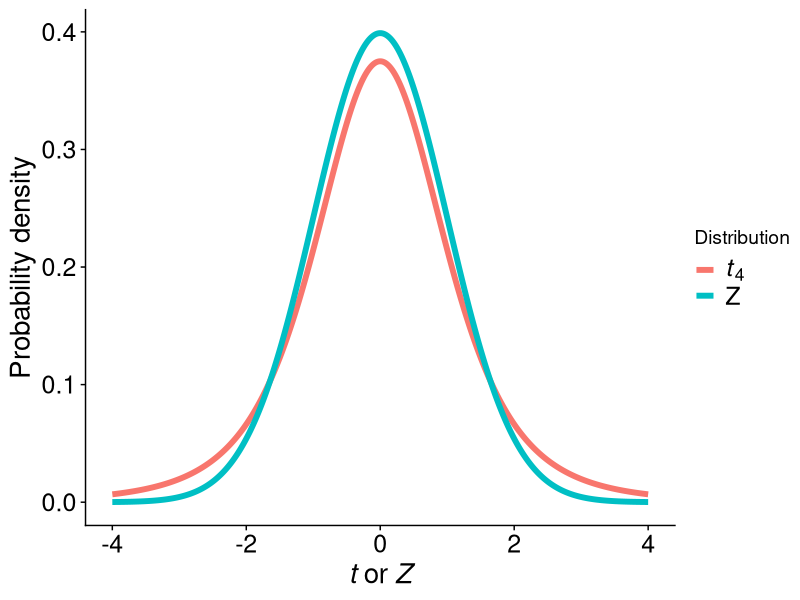
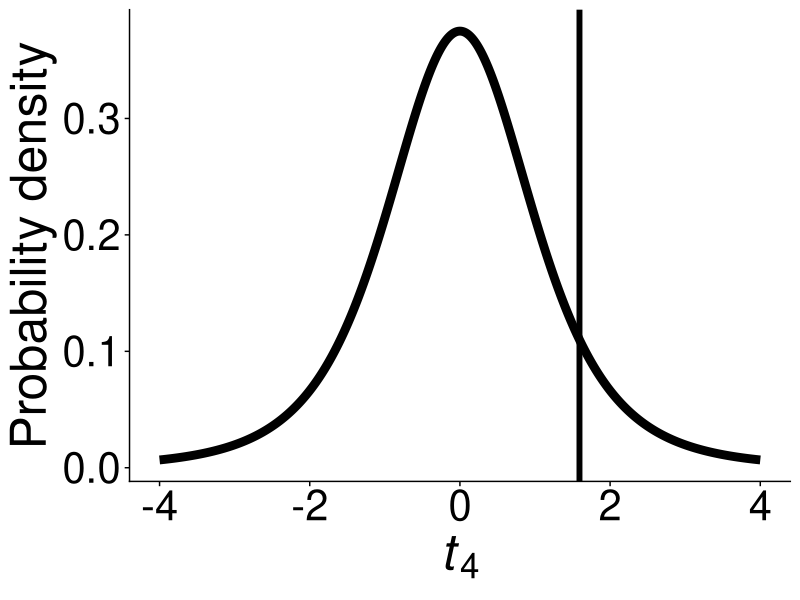
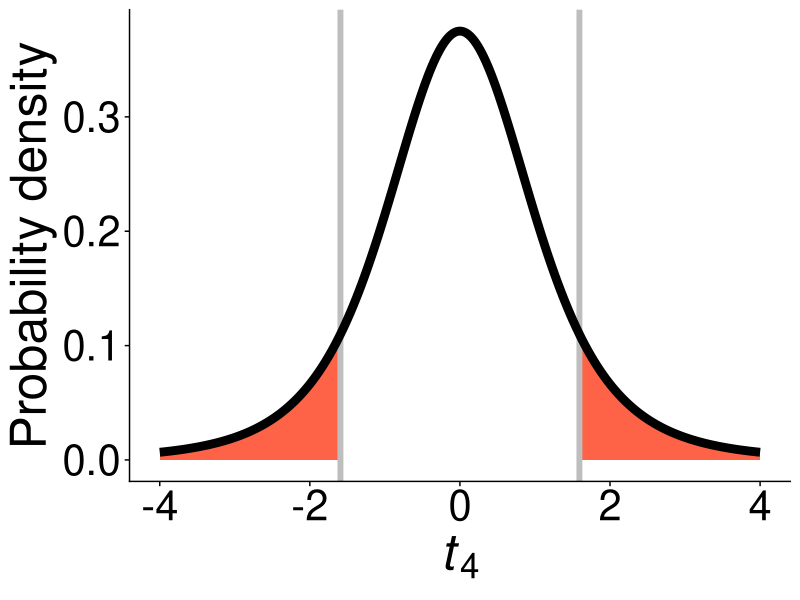
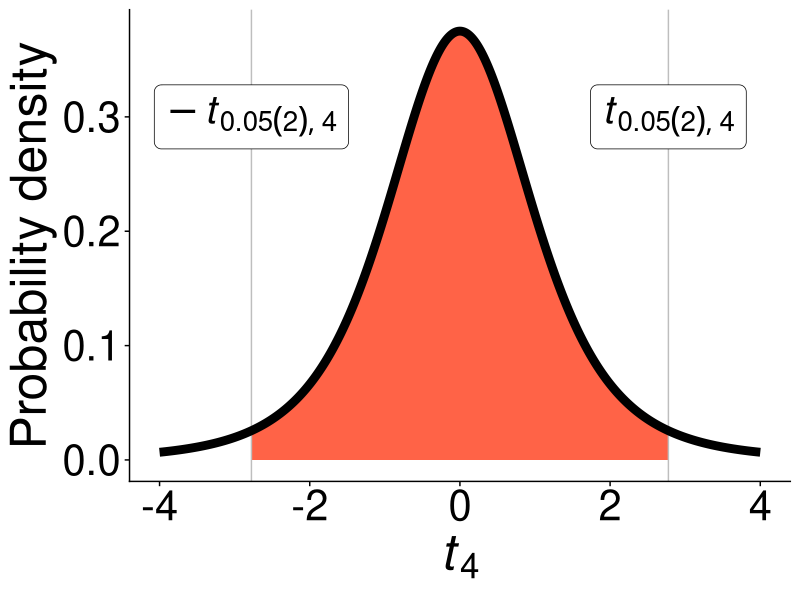
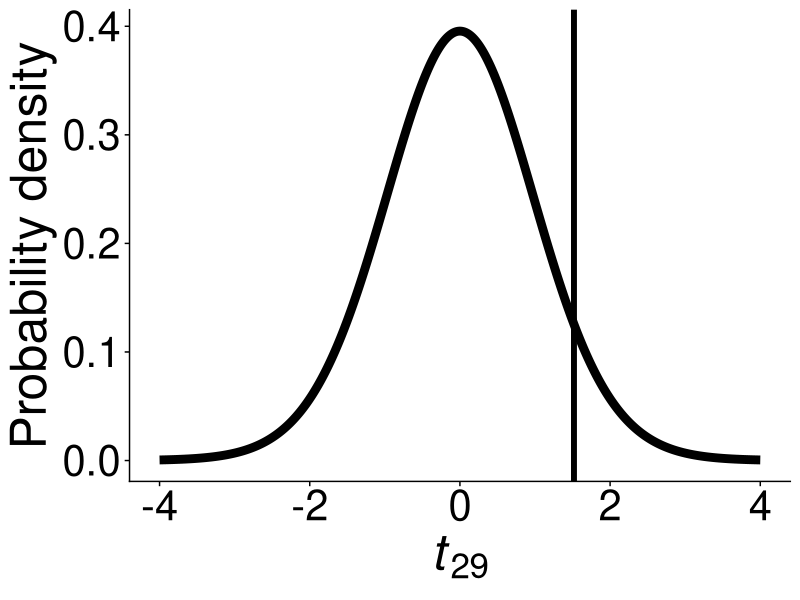
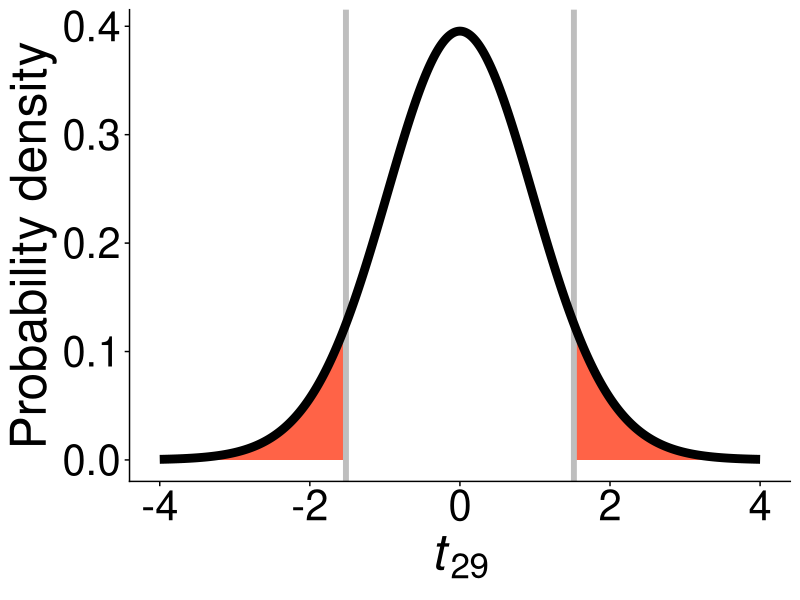

Write the R code that produced these figures, in order.
## ---- chunk 1
knitr::opts_chunk$set(echo = FALSE, warning = FALSE,
                      message = FALSE, eval = TRUE)

library(cowplot)
library(ggplot2)
library(dplyr)
library(viridis)
library(glue)
library(stringr)
library(tidyr)
## ---- chunk 2
df <- data.frame(y = c(-0.04, 0.00, 0.06, 0.12, 0.20))

ybar <- mean(df$y)
s <- sd(df$y)
s2 <- var(df$y)
## ---- chunk 3
#| fig-align: center
#| fig-width: 7
#| fig-height: 5
#| out-width: "7.5in"

df1 <- crossing(x = seq(-4, 4, 0.01), nesting(
  Distribution = c("t", "Z"),
  df = c(4, Inf))) %>%
  mutate(y = dt(x, df))

ggplot(df1, aes(x, y, color = Distribution)) +
  geom_line(size = 2) +
  scale_color_discrete(labels = c(parse(text = c("italic(t)[4]")), parse(text = c("Z")))) +
  xlab(expression(italic(t)~or~italic(Z))) +
  ylab("Probability density") +
  theme_cowplot() +
  theme(
    axis.text = element_text(size = 18),
    axis.title = element_text(size = 20),
    legend.text = element_text(size = 18)
  )
## ---- chunk 4
#| fig-align: center
#| out-width: "5in"

test_stat <- ybar / (s / sqrt(5))

df <- tibble(t = seq(-4, 4, 0.01), y = dt(t, 4))

alpha <- 0.05
critical_value <- qt(
  p = alpha / 2,
  df = 4, # n = 5, df = n - 1
  lower.tail = FALSE
)

ggplot(df, aes(t, y)) +
  geom_line(size = 3) +
  geom_vline(xintercept = test_stat, size = 2) +
  xlab(expression(italic(t)[4])) +
  ylab("Probability density") +
  theme_cowplot() +
  theme(
    axis.text = element_text(size = 30),
    axis.title = element_text(size = 36)
  )
## ---- chunk 5
#| fig-align: center
#| out-width: "5in"

ggplot(df, aes(t, y)) +
  geom_area(data = filter(df, t > test_stat), fill = "tomato") +
  geom_area(data = filter(df, t < -test_stat), fill = "tomato") +
  geom_vline(xintercept = c(test_stat, -test_stat), color = "grey", size = 2) +
  geom_line(size = 3) +
  xlab(expression(italic(t)[4])) +
  ylab("Probability density") +
  theme_cowplot() +
  theme(
    axis.text = element_text(size = 30),
    axis.title = element_text(size = 36)
  )
## ---- chunk 6
#| echo: true
#| eval: true

P_value <- 2 * pt(
  q = 1.592,
  df = 4,
  lower.tail = FALSE
)

P_value
## ---- chunk 7
#| echo: true

y <- c(-0.04, 0.00, 0.06, 0.12, 0.20)
t.test(y)
## ---- chunk 8
#| fig-align: center
#| out-width: "7.5in"

ggplot(df, aes(t, y)) +
  geom_area(data = filter(df, t < critical_value, t > -critical_value), fill = "tomato") +
  geom_vline(xintercept = c(critical_value, -critical_value), color = "grey") +
  geom_line(size = 3) +
  geom_label(
    data = tibble(t = c(-critical_value, critical_value), y = rep(0.3, 2),
                  label = c("-italic(t)[list(0.05(2),4)]", "italic(t)[list(0.05(2),4)]")),
    mapping = aes(label = label), parse = TRUE, size = 10
  ) +
  xlab(expression(italic(t)[4])) +
  ylab("Probability density") +
  theme_cowplot() +
  theme(
    axis.text = element_text(size = 30),
    axis.title = element_text(size = 36)
  )
## ---- chunk 9
#| echo: true

critical_value <- qt(0.025, 4, lower.tail = FALSE)
critical_value
## ---- chunk 10
t.test(y)
## ---- chunk 11
#| fig-align: center
#| out-width: "5in"

test_stat <- (720 - 582) / (sqrt(63909.889310 * (1/15 + 1/16)))

df <- tibble(t = seq(-4, 4, 0.01), y = dt(t, 29))

alpha <- 0.05
critical_value <- qt(
  p = alpha / 2,
  df = 29,
  lower.tail = FALSE
)

ggplot(df, aes(t, y)) +
  geom_line(size = 3) +
  geom_vline(xintercept = test_stat, size = 2) +
  xlab(expression(italic(t)[29])) +
  ylab("Probability density") +
  theme_cowplot() +
  theme(
    axis.text = element_text(size = 30),
    axis.title = element_text(size = 36)
  )
## ---- chunk 12
#| fig-align: center
#| out-width: "5in"

ggplot(df, aes(t, y)) +
  geom_area(data = filter(df, t > test_stat), fill = "tomato") +
  geom_area(data = filter(df, t < -test_stat), fill = "tomato") +
  geom_vline(xintercept = c(test_stat, -test_stat), color = "grey", size = 2) +
  geom_line(size = 3) +
  xlab(expression(italic(t)[29])) +
  ylab("Probability density") +
  theme_cowplot() +
  theme(
    axis.text = element_text(size = 30),
    axis.title = element_text(size = 36)
  )
## ---- chunk 13
#| echo: true
#| eval: true

P_value <- 2 * pt(
  q = 1.518867,
  df = 29,
  lower.tail = FALSE
)

P_value
## ---- chunk 14
#| echo: false

sus <- rnorm(15, 720, 223.6)
sus <- (sus - mean(sus)) / sd(sus)
sus <- sus * 223.6 + 720

res <- rnorm(16, 582, 277.3)
res <- (res - mean(res)) / sd(res)
res <- res * 277.3 + 582

dat <- data.frame(genotype = rep(c("Susceptible", "Resistant"), c(15, 16)),
                  n_seeds = c(sus, res))
## ---- chunk 15
#| echo: true

t.test(dat$n_seeds ~ dat$genotype)
